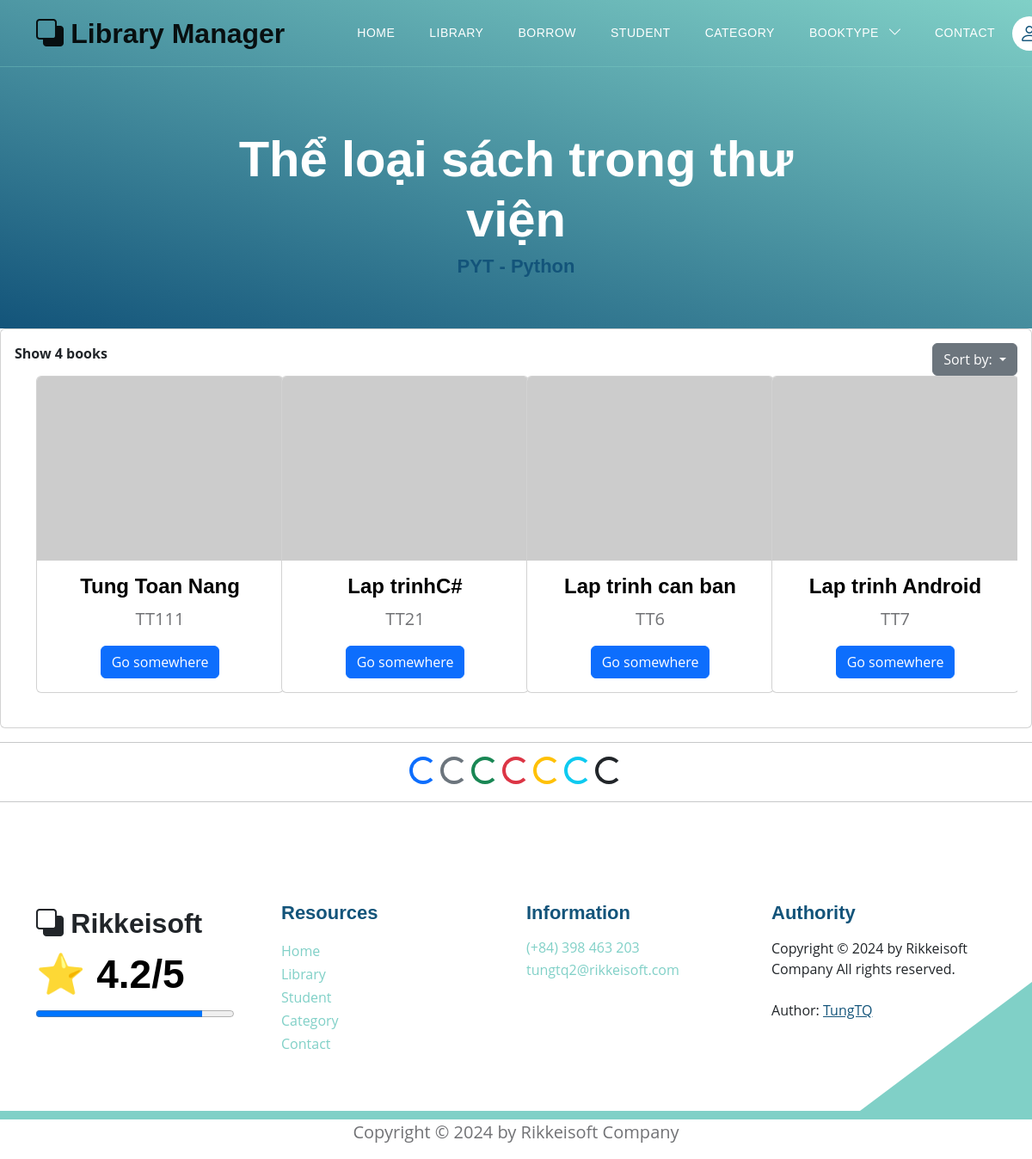
Page /books/booktype?searching=PYT&sortby=id on the committed database.
### models.py (models this page shows, shortened)
class Category(Base):
    __tablename__ = 'category'
    category_id = Column(String(10), primary_key=True, index=True)
    category_name = Column(String(50), index=True)
    insert_at = Column(DateTime, index=True)
    insert_id = Column(String(30), index=True)
    update_at = Column(DateTime,index=True)
    update_id = Column(String(30), index=True)
    delete_at = Column(DateTime,index=True)
    delete_id = Column(String(30), index=True)
    delete_flag = Column(Integer, index=True)
    category_books = relationship("Book", back_populates="category")

class Book(Base):
    __tablename__ = 'books'
    username_id = Column(String(30), ForeignKey('users.username'), nullable=False)
    id_book = Column(String(30), primary_key=True, unique=True, index=True)         # Số thứ tự sách
    title = Column(String(100), index=True)      # Tiêu đề sách
    author = Column(String(100), index=True)     # Tác giả
    year = Column(Integer)                  # Năm xuất bản
    quantity_amount = Column(Integer, index=True, default=0)
    category_id = Column(String(10), ForeignKey('category.category_id'), nullable=False)
    insert_at = Column(DateTime, index = True)
    insert_id = Column(String(30), index = True)
    update_at = Column(DateTime,index=True)
    update_id = Column(String(30), index = True)
    delete_at = Column(DateTime,index=True)
    delete_id = Column(String(30), index = True)
    delete_flag = Column(Integer, index=True)
    user = relationship("User", back_populates="books")
    category = relationship("Category", back_populates="category_books")
    borrows = relationship("BorrowBook", back_populates="book_borrow")
    borrowfinal = relationship("BorrowBookFinal", back_populates="book_borrow_final")

### routers/book.py (the view)
@router.get('/books/booktype', response_class=HTMLResponse)
async def search_category_book(request: Request, searching: str, sortby: str = "id", db: Session = Depends(models.get_db)):
    mean_star = function.get_mean_star(db)
    all_category2 = db.query(models.Category).filter(models.Category.delete_flag != 1).all()
    this_category_by_searching = db.query(models.Category).filter(models.Category.delete_flag != 1,
                                                                  models.Category.category_id == searching).first()
    searching = searching.strip()       # Xóa các khoảng trắng dư thừa
    books = db.query(models.Book).filter(
        (models.Book.category_id.contains(searching))
    )
    if sortby == "title":
        books = books.filter(models.Book.delete_flag != 1).order_by(models.Book.title).all()
    else:
        books = books.filter(models.Book.delete_flag != 1).order_by(models.Book.id_book).all()
    total_books = len(books)
    return templates.TemplateResponse("booktype.html", {
        "request": request,
        "books": books,
        "searching": searching,
        "total_books": total_books,
        "mean_star": mean_star,
        "this_category_by_searching": this_category_by_searching,
        "all_category2": all_category2})

### templates/booktype.html (shortened to what this page needs)
{% extends "base.html" %}
{% block content %}
<section class="hero-section d-flex justify-content-center align-items-center" id="section_1"
    style="padding-bottom: 50px;">
    <div class="container">
        <div class="row">
            <div class="col-lg-8 col-12 mx-auto">
                <h1 class="text-white text-center"> Thể loại sách trong thư viện </h1>
                <h6 class="text-center"> {{searching}} - {{this_category_by_searching.category_name}} </h6>
            </div>
        </div>
    </div>
</section>
<div class="card card-table comman-shadow">
    <div class="card-body">
        <div class="table-responsive">
            <div id="DataTables_Table_0_wrapper" class="dataTables_wrapper no-footer">
                <div class="row">
                    <div class="col-md-6">
                        <div class="dataTables_length" id="DataTables_Table_0_length">
                            <label> <b> Show {{total_books}} books </b>
                            </label>
                        </div>
                    </div>
                    <div class="col-md-6 text-md-end">
                        <div class="dropdown">
                            <button class="btn btn-secondary dropdown-toggle" type="button" data-bs-toggle="dropdown"
                                aria-expanded="false">
                                Sort by:
                            </button>
                        </div>
                    </div>
                </div>
                <div class="container text-center bg-body-secondary">
                    <div class="row">
                        {% for book in books %}
                        <div class="col-md-6 col-lg-4 col-xl-3 mb-4">
                            <div class="card" style="width: 18rem;">
                                <img src="https://placehold.co/200x150" class="card-img-top"
                                    alt="https://placehold.co/200x150"
                                    style="transition: transform 0.3s ease-in-out, filter 0.3s ease-in-out;"
                                    onmouseover="this.style.transform='scale(1.1)'; this.style.filter='brightness(80%)';"
                                    onmouseout="this.style.transform='scale(1)'; this.style.filter='brightness(100%)';">
                                <div class="card-body">
                                    <h5 class="card-title"> {{book.title}} </h5>
                                    <p class="card-text"> {{book.id_book}} </p>
                                    {% if request.cookies.get('token') %}
                                    <div class="btn-group mt-auto" role="group" aria-label="Button Click">
                                        <a href="#" class="btn btn-primary"> Show Book </a>
                                        <a href="/books/edit_book?id={{ book.id_book }}" class="btn btn-warning"> Edit
                                            Book </a>
                                    </div>
                                    {% else %}
                                    <a href="#" class="btn btn-primary">Go somewhere</a>
                                    {% endif %}
                                </div>
                            </div>
                        </div>
                        {% endfor %}
                    </div>
                </div>
            </div>
        </div>
    </div>
</div>
<hr>
<div style="text-align: center;">
    <div class="spinner-border text-primary" role="status">
    </div>
    <div class="spinner-border text-secondary" role="status">
    </div>
    <div class="spinner-border text-success" role="status">
    </div>
    <div class="spinner-border text-danger" role="status">
    </div>
    <div class="spinner-border text-warning" role="status">
    </div>
    <div class="spinner-border text-info" role="status">
    </div>
    <div class="spinner-border text-dark" role="status">
    </div>
</div>
<hr>
{% endblock content %}

### static/css/templatemo-topic-listing.css (style rules this page uses)
:root { --white-color: #ffffff; --primary-color: #13547a; --secondary-color: #80d0c7; --section-bg-color: #f0f8ff; --custom-btn-bg-color: #80d0c7; --custom-btn-bg-hover-color: #13547a; --dark-color: #000000; --p-color: #717275; --border-color: #7fffd4; --link-hover-color: #13547a; --body-font-family: 'Open Sans', sans-serif; --title-font-family: 'Montserrat', sans-serif; --h1-font-size: 58px; --h2-font-size: 46px; --h3-font-size: 32px; --h4-font-size: 28px; --h5-font-size: 24px; --h6-font-size: 22px; --p-font-size: 20px; --menu-font-size: 14px; --btn-font-size: 18px; --copyright-font-size: 16px; --border-radius-large: 100px; --border-radius-medium: 20px; --border-radius-small: 10px; --font-weight-normal: 400; --font-weight-medium: 500; --font-weight-semibold: 600; --font-weight-bold: 700; }
body { background-color: var(--white-color); font-family: var(--body-font-family); }
h2, h3, h4, h5, h6 { color: var(--dark-color); }
h1, h2, h3, h4, h5, h6 { font-family: var(--title-font-family); font-weight: var(--font-weight-semibold); }
h1 { font-size: var(--h1-font-size); font-weight: var(--font-weight-bold); }
h5 { font-size: var(--h5-font-size); }
h6 { color: var(--primary-color); font-size: var(--h6-font-size); }
p { color: var(--p-color); font-size: var(--p-font-size); font-weight: var(--font-weight-normal); }
a, button { touch-action: manipulation; transition: all 0.3s; }
a { display: inline-block; color: var(--primary-color); text-decoration: none; }
b, strong { font-weight: var(--font-weight-bold); }
.hero-section { background-image: linear-gradient(15deg, #13547a 0%, #80d0c7 100%); position: relative; overflow: hidden; padding-top: 150px; padding-bottom: 150px; }

### rows in the picture
Category: category_name "Python"
Book: title "Tung Toan Nang", id_book "TT111"
Book: title "Lap trinhC#", id_book "TT21"
Book: title "Lap trinh can ban", id_book "TT6"
Book: title "Lap trinh Android", id_book "TT7"

### other values in the picture
{{ searching }} "PYT"
{{ total_books }} "4"
{{ mean_star }} "4.2"
